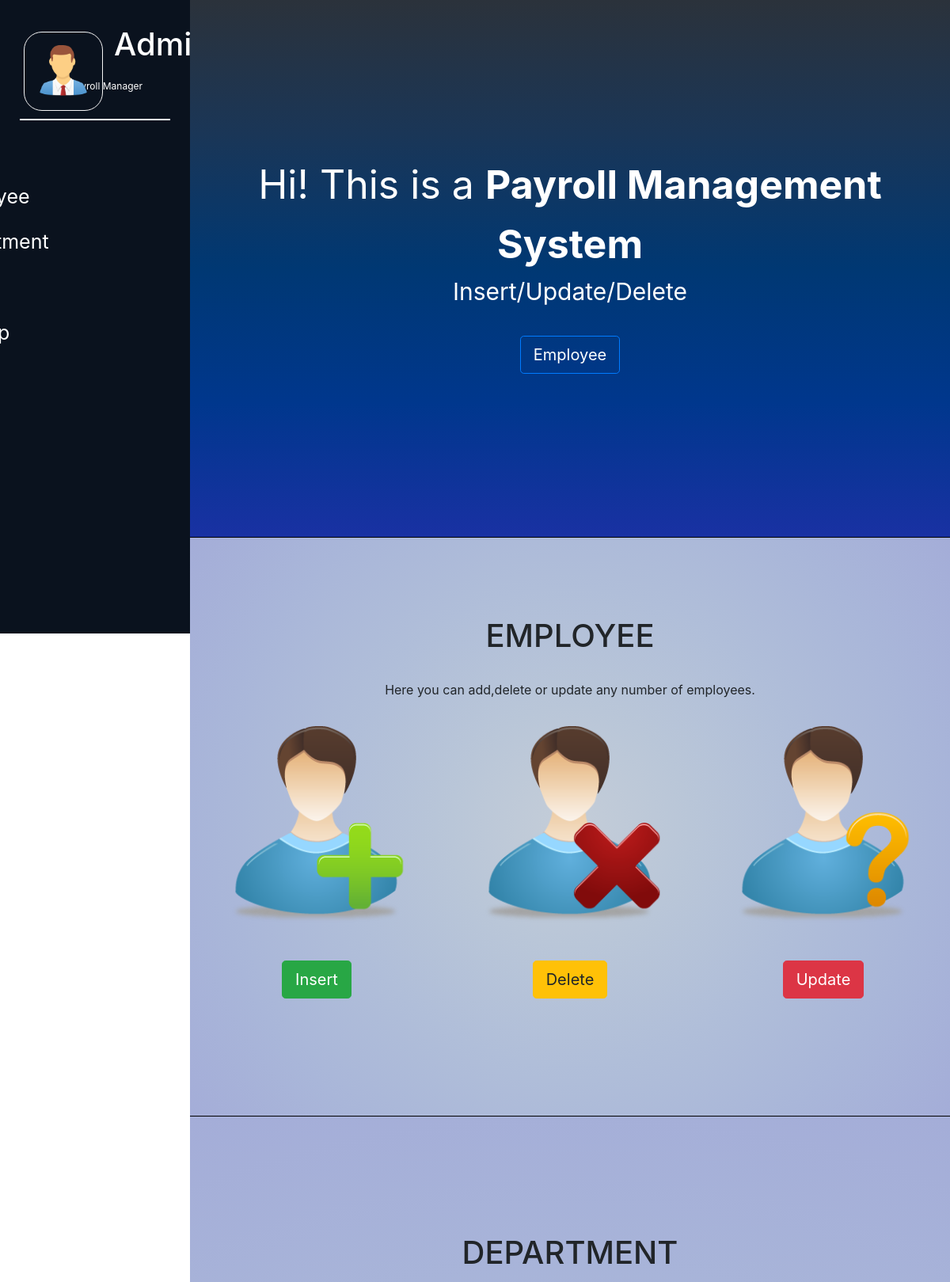
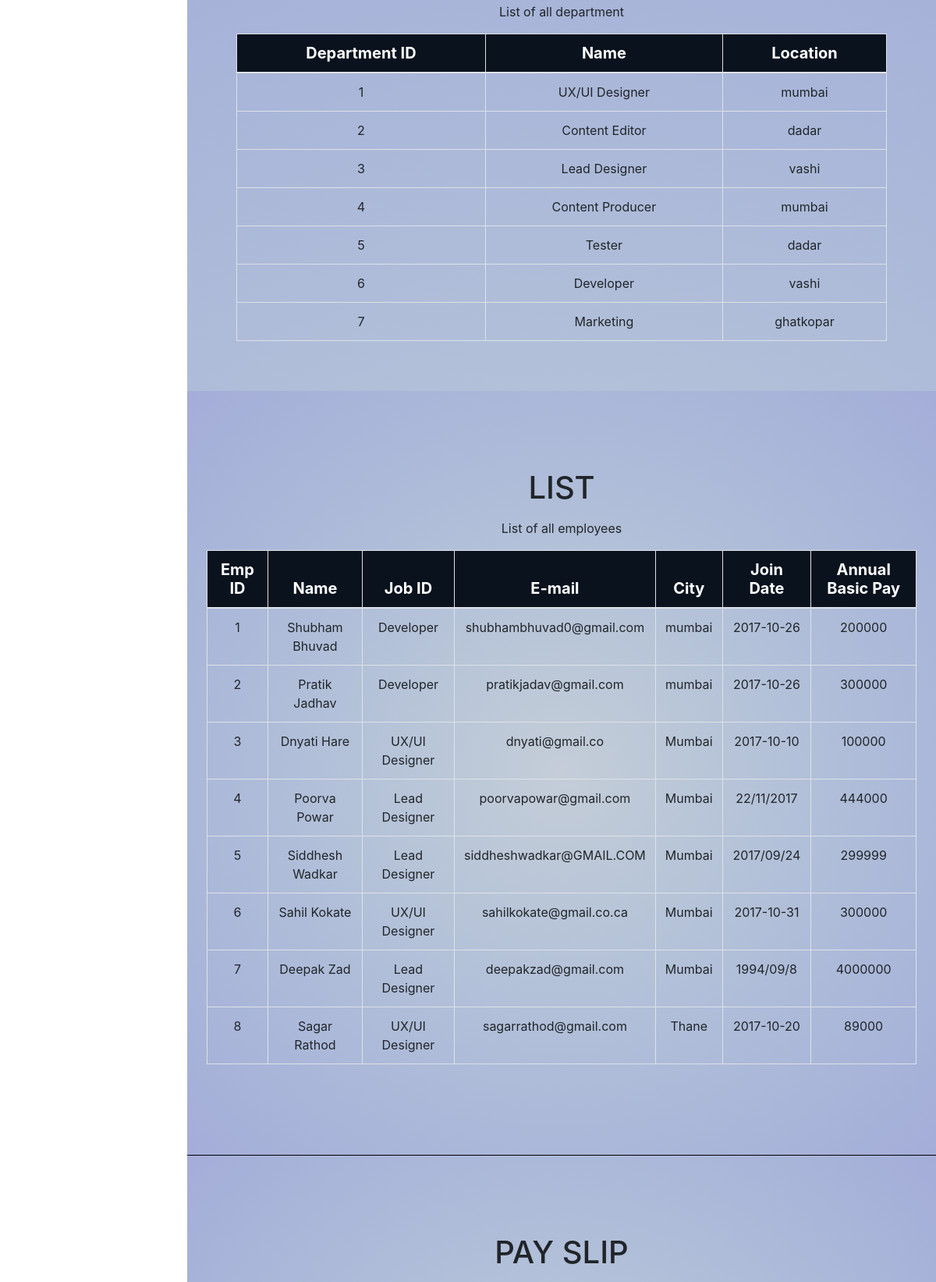
The page /payroll.php (upper part) on the database its author committed (2 pictures, top to bottom).
### tables this page shows
CREATE TABLE `department` (
  `department_id` int(5) PRIMARY KEY,
  `department_name` varchar(30) ,
  `location` varchar(50) 
  );

CREATE TABLE `employee` (
  `employee_id` int(5) PRIMARY KEY ,
  `name` varchar(30) NOT NULL,
  `gender` varchar(30) NOT NULL,
  `birth_date` varchar(50) DEFAULT NULL,
  `address` varchar(50) DEFAULT NULL,
  `city` varchar(50) DEFAULT NULL,
  `department` int(5)  NULL,
  `postal_code` varchar(50) DEFAULT NULL,
  `email` varchar(50) DEFAULT NULL,
  `website` varchar(50) DEFAULT NULL,
  `join_date` varchar(50) DEFAULT NULL,
  `annual_basic_pay` float NOT NULL,
  `monthly_pay` float NOT NULL,
  `tax` float NOT NULL,
  `tax_amount` float NOT NULL,
  `department_id` int(5) NOT NULL
);

### payroll.php (the view, shortened to what this page needs)
<!DOCTYPE html>
<html lang="en">
<head>
        <link rel="stylesheet" href="https://stackpath.bootstrapcdn.com/bootstrap/4.4.1/css/bootstrap.min.css">
    <link rel="stylesheet" href="style.css">
</head>
<body>
    <section id="Main">
        <?php include("includes/files/nav.php");?>
        <section id="Two">
            <section class="sub-sec-one">
                <div class="container text-center p-3">
                    <header>
                        <spam>Hi! This is a <strong>Payroll Management System</strong></span>
                        <p>Insert/Update/Delete</p>
                    </header>
                    <footer>
                        <a href="#portfolio" class="btn btn-lg btn-outline-primary text-white">Employee</a>
                    </footer>
            </div>
            </section>
            <section class="sub-sec-two" id="portfolio" >
                <div class="container text-center " >
                <header>
                    <h2 class="h1 mb-3  text-uppercase">Employee</h2>
                </header>
                <p class="p-3">Here you can add,delete or update any number of employees.</p>
                <div class="row">
                    <div class="col">
                        <article class="item">
                           <img src="img/pic02.png" alt="" />
                            <header>
                            <a href="insert.php" class="btn btn-lg btn-success m-5">Insert</a>
                            </header>
                        </article>
                    </div>
                    <div class="col">
                        <article class="item">
                           <img src="img/pic03.png" alt="" />
                            <header>
                            <a href="delete1.php" class="btn btn-lg btn-warning m-5">Delete</a>
                            </header>
                        </article>
                    </div>
                    <div class="col">
                        <article class="item">
                          <img src="img/pic04.png" alt="" />
                            <header>
                            <a href="edit1.php" class="btn btn-lg btn-danger m-5">Update</a>
                            </header>
                        </article>
                    </div>
                </div>
                </div>
            </section>
            <section class="sub-sec-four" id="department">
                    <section id="department" >
                    <div class="container-fluid p-5 w-100">
                        <div class="container text-center">
                            <header>
                                <h2 class="text-uppercase mb-3 h1 ">Department</h2>
                            </header>
                            <p>List of all department</p>
                    <?php
                        include("connection.php");
                        $result = mysqli_query($conn, "SELECT * FROM department ORDER BY department_id ASC");
                                echo "<table class='table table-bordered table-hover '><thead class='h5 text-white ' style='background-color: #0a121e;'><tr><th>Department ID</th><th>Name</th><th>Location</th></tr></thead>";
                            while($res = mysqli_fetch_array($result)  ) {
                                echo "<tr><td>" . $res["department_id"]. "</td><td>" . $res["department_name"]. "</td><td> " . $res["location"]. "</td></tr> " ;
                                }
                                echo "</table>";
                        ?>
                        </div>
            </section>
            <section class="sub-sec-three" id="about">
                <div class="container-fluid  text-center">
                        <header>
                            <h2 class="text-uppercase mb-3 h1 ">List</h2>
                        </header>
                        <p>List of all employees</p>
                            <?php
                        include("connection.php");
                        $result = mysqli_query($conn, "SELECT * FROM employee e ,department d where e.department = d.department_id ORDER BY employee_id ASC");
                                echo "<table class='table table-bordered table-hover '><thead class='h5 text-white ' style='background-color: #0a121e;'><tr><th>Emp ID</th><th>Name</th><th>Job ID</th><th>E-mail</th><th>City</th><th>Join Date</th><th>Annual Basic Pay</th></tr></thead>";
                            while($res = mysqli_fetch_array($result)) {
                                echo "<tr><td>" . $res["employee_id"]. "</td><td>" . $res["name"]. "</td><td>" . $res["department_name"]. "</td><td> " . $res["email"]. "</td><td> " . $res["city"]. "</td><td> " . $res["join_date"]. "</td><td> " . $res["annual_basic_pay"]. "</td></tr>";
                                }
                                echo "</table>";
                        ?>
                </div>
            </section>
            <section class="sub-sec-five" id="contact">
                <section id="contact" >
                <div class="container-fluid  w-100 text-center" >
                        <header>
                            <h2 class="text-uppercase mb-3 h1 ">Pay Slip</h2>
                        </header>
                    </div>
                </section>
            </section>
        </section>
        </section>
</body>
</html>

### css/style.css (style rules this page uses)
body { margin: 0; padding: 0; }
#Main { height: 100vh; width: 100%; }
#Two { position: absolute; display: block; height: 100vh; left: 20%; top: 0px; width: 80%; background-color: white; }
a, a:hover, a:focus, a:active { text-decoration: none; color: inherit; }
.sub-sec-one { color: white; padding: 180px 0px; font-size: 50px; background-image: linear-gradient( to bottom, #2b323b, #1a3657, #003873, #00378d, #1931a3 ); border-bottom: 1px solid black; }
.sub-sec-one p { font-size: 30px; }
.sub-sec-two { padding: 100px 0px; background-image: radial-gradient( circle, #c4cdd8, #b9c6d8, #b0bed9, #a9b6d9, #a4add8 ); border-bottom: 1px solid black; }
.sub-sec-two img { width: 250px; height: 250px; }
.sub-sec-three { padding: 100px 10px; background-image: radial-gradient( circle, #c4cdd8, #b9c6d8, #b0bed9, #a9b6d9, #a4add8 ); border-bottom: 1px solid black; }
.sub-sec-four { padding: 100px 0px; background-image: radial-gradient( circle, #c4cdd8, #b9c6d8, #b0bed9, #a9b6d9, #a4add8 ); border-bottom: 1px solid black; }
.sub-sec-five { padding: 100px 0px; background-image: radial-gradient( circle, #c4cdd8, #b9c6d8, #b0bed9, #a9b6d9, #a4add8 ); border-bottom: 1px solid black; }

### rows shown on the page
department: department_id "1", department_name "UX/UI Designer", location "mumbai"
department: department_id "2", department_name "Content Editor", location "dadar"
department: department_id "3", department_name "Lead Designer", location "vashi"
department: department_id "4", department_name "Content Producer", location "mumbai"
department: department_id "5", department_name "Tester", location "dadar"
department: department_id "6", department_name "Developer", location "vashi"
department: department_id "7", department_name "Marketing", location "ghatkopar"
employee: employee_id "1", name "Shubham Bhuvad", department.department_name "Developer", email "shubhambhuvad0@gmail.com", city "mumbai", join_date "2017-10-26", annual_basic_pay "200000"
employee: employee_id "2", name "Pratik Jadhav", department.department_name "Developer", email "pratikjadav@gmail.com", city "mumbai", join_date "2017-10-26", annual_basic_pay "300000"
employee: employee_id "3", name "Dnyati Hare", department.department_name "UX/UI Designer", email "dnyati@gmail.co", city "Mumbai", join_date "2017-10-10", annual_basic_pay "100000"
employee: employee_id "4", name "Poorva Powar", department.department_name "Lead Designer", email "poorvapowar@gmail.com", city "Mumbai", join_date "22/11/2017", annual_basic_pay "444000"
employee: employee_id "5", name "Siddhesh Wadkar", department.department_name "Lead Designer", email "siddheshwadkar@GMAIL.COM", city "Mumbai", join_date "2017/09/24", annual_basic_pay "299999"
employee: employee_id "6", name "Sahil Kokate", department.department_name "UX/UI Designer", email "sahilkokate@gmail.co.ca", city "Mumbai", join_date "2017-10-31", annual_basic_pay "300000"
employee: employee_id "7", name "Deepak Zad", department.department_name "Lead Designer", email "deepakzad@gmail.com", city "Mumbai", join_date "1994/09/8", annual_basic_pay "4000000"
employee: employee_id "8", name "Sagar Rathod", department.department_name "UX/UI Designer", email "sagarrathod@gmail.com", city "Thane", join_date "2017-10-20", annual_basic_pay "89000"
